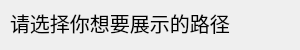
<?xml version="1.0" encoding="UTF-8"?>
<ui version="4.0">
 <class>selectPathDialogClass</class>
 <widget class="QDialog" name="selectPathDialogClass">
  <property name="geometry">
   <rect>
    <x>0</x>
    <y>0</y>
    <width>300</width>
    <height>50</height>
   </rect>
  </property>
  <property name="windowTitle">
   <string>selectPathDialog</string>
  </property>
  <widget class="QLabel" name="label">
   <property name="geometry">
    <rect>
     <x>10</x>
     <y>10</y>
     <width>275</width>
     <height>25</height>
    </rect>
   </property>
   <property name="font">
    <font>
     <pointsize>15</pointsize>
    </font>
   </property>
   <property name="text">
    <string>请选择你想要展示的路径</string>
   </property>
  </widget>
 </widget>
 <layoutdefault spacing="6" margin="11"/>
 <resources/>
 <connections/>
</ui>
